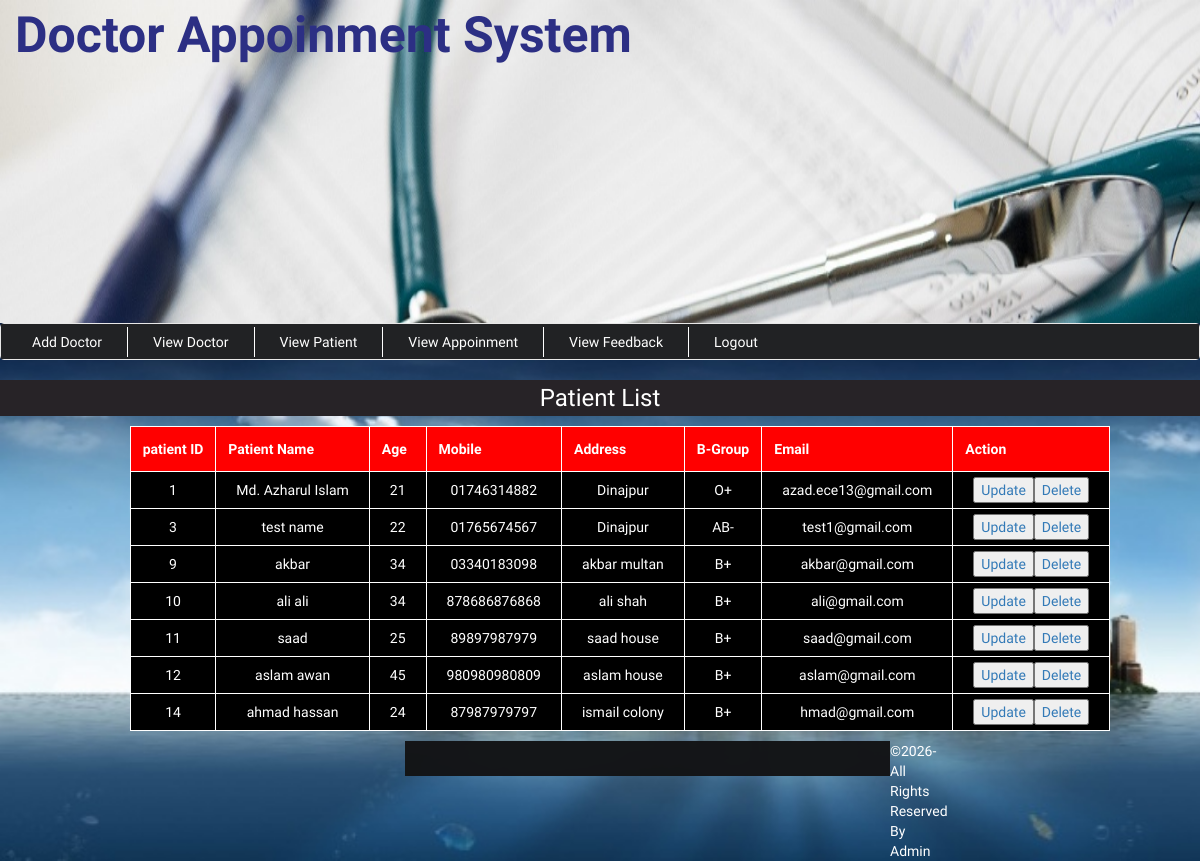
/admin/viewCustomer.php (signed in), run on the app's committed database.
### tables this page shows
CREATE TABLE `patient` (
  `id` int(11) NOT NULL,
  `name` varchar(22) NOT NULL,
  `age` varchar(22) NOT NULL,
  `contact` varchar(22) NOT NULL,
  `address` varchar(22) NOT NULL,
  `bgroup` varchar(22) NOT NULL,
  `email` varchar(111) NOT NULL,
  `password` varchar(22) NOT NULL
);

### admin/viewCustomer.php (the view, shortened to what this page needs)
<?php include('header.php'); ?>
	<div class="dashboard" style="background-color:#fff;">
		<h3 class="text-center" style="background-color:#272327;color: #fff;padding: 5px;">Patient List</h3>
	</div>
			<div class="all_user" style="margin-top:0px; margin-left: 40px;">
				<?php
					include('../config.php');
					$sql = " SELECT * FROM patient";
					$result = mysqli_query($conn,$sql);
					$count = mysqli_num_rows($result);
					if($count>=1){
						echo "<table border='1' align='center' cellpadding='32'>
							<tr>
								<th>patient ID</th>
								<th>Patient Name</th>
								<th>Age</th>
								<th>Mobile</th>
								<th>Address</th>
								<th>B-Group</th>
								<th>Email </th>
								<th>Action</th>
							</tr>";
						while($row=mysqli_fetch_array($result)){
								echo "<tr>";
								echo "<td>".$row['id']."</td>";
								echo "<td>".$row['name']."</td>";
								echo "<td>".$row['age']."</td>";
								echo "<td>".$row['contact']."</td>";
								echo "<td>".$row['address']."</td>";
								echo "<td>".$row['bgroup']."</td>";
								echo "<td>".$row['email']."</td>";
								echo "<td><a href='updatePatient.php?s=".$row['id']."'><input type='button' Value='Update'></a><a href='deletePatient.php?s=".$row['id']."'><input type='button' Value='Delete'></a></td>";
								echo "</tr>";
						}
						echo "</table>";
					}
					else{
						print "<p align='center'>Sorry, No match found for your search result..!!!</p>";
					}
					?>
			</div>
 <?php include('footer.php'); ?>
	</div>
</body>
</html>

### admin/style.css (style rules this page uses)
body { font-family: 'El Messiri', sans-serif; background:url(../img/bg3.jpg) fixed no-repeat; background-size:cover; }
table { border-collapse: collapse; background-color: darkred; }
table,th,td { border: 1px solid #fff;width:;margin: 10px auto; }
th { background-color: red;color: white; padding:12px; }
td { padding: 5px 20px; text-align: center; color: white; background-color:black; }

### data on the page
patient: id "1", name "Md. Azharul Islam", age "21", contact "01746314882", address "Dinajpur", bgroup "O+", email "azad.ece13@gmail.com"
patient: id "3", name "test name", age "22", contact "01765674567", address "Dinajpur", bgroup "AB-", email "test1@gmail.com"
patient: id "9", name "akbar", age "34", contact "03340183098", address "akbar multan", bgroup "B+", email "akbar@gmail.com"
patient: id "10", name "ali ali", age "34", contact "878686876868", address "ali shah", bgroup "B+", email "ali@gmail.com"
patient: id "11", name "saad", age "25", contact "89897987979", address "saad house", bgroup "B+", email "saad@gmail.com"
patient: id "12", name "aslam awan", age "45", contact "980980980809", address "aslam house", bgroup "B+", email "aslam@gmail.com"
patient: id "14", name "ahmad hassan", age "24", contact "87987979797", address "ismail colony", bgroup "B+", email "hmad@gmail.com"
